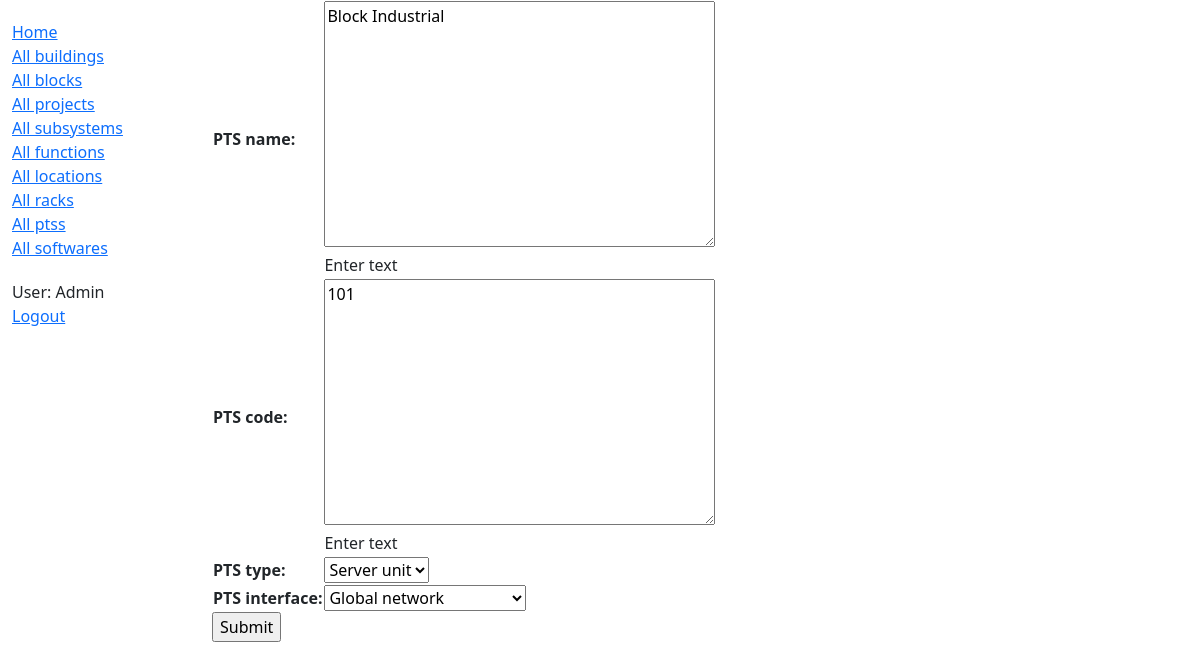
Screenshot of /knowitall/pts/1/update/ (signed in) with the database file from the repository.
### knowitall/models.py (models this page shows, shortened)
class PTS(models.Model):
	PTS_name=models.TextField(help_text="Enter text")
	PTS_code=models.TextField(help_text="Enter text")
	PTS_type=models.ForeignKey('PTS_TYPE', on_delete=models.SET_NULL, null=True)
	PTS_interface=models.ForeignKey('Interface', on_delete=models.SET_NULL, null=True)
	class Meta:
		ordering= ['PTS_name','PTS_code','PTS_type']

### knowitall/views.py (the view)
# urls.py: path('pts/<int:pk>/update/', views.PTSUpdate.as_view(), name='pts-update'),
class PTSUpdate(LoginRequiredMixin, UpdateView):
    model = PTS
    fields = '__all__' # Not recommended (potential security issue if more fields added)

### knowitall/models.py (called while the page is built)
	def __str__(self):
		return self.Interface_name

	def __str__(self):
		return self.PTS_TYPE_name

### knowitall/templates/knowitall/pts_form.html (shortened to what this page needs)
{% extends "base_generic.html" %}
{% block content %}
<form action="" method="post">
    <table>
    {{ form.as_table }}
    </table>
    <input type="submit" value="Submit">
</form>
{% endblock %}

### knowitall/templates/base_generic.html (shortened to what this page needs)
<!DOCTYPE html>
<html lang="en">
<head>
  <link href="https://cdn.jsdelivr.net/npm/bootstrap@5.1.3/dist/css/bootstrap.min.css" rel="stylesheet">
  {% load static %}
  <link rel="stylesheet" href="{% static 'css/styles.css' %}">
</head>
<body>
<div class="container-fluid">
<div class="row">
  <div class="col-sm-2">
  {% block sidebar %}
  <ul class="sidebar-nav">
    <li><a href="{% url 'index' %}">Home</a></li>
    <li><a href="{% url 'buildings' %}">All buildings</a></li>
    <li><a href="{% url 'blocks' %}">All blocks</a></li>
    <li><a href="{% url 'projects' %}">All projects</a></li>
    <li><a href="{% url 'subsystems' %}">All subsystems</a></li>
    <li><a href="{% url 'functions' %}">All functions</a></li>
    <li><a href="{% url 'locations' %}">All locations</a></li>
    <li><a href="{% url 'racks' %}">All racks</a></li>
    <li><a href="{% url 'ptss' %}">All ptss</a></li>
    <li><a href="{% url 'softwares' %}">All softwares</a></li>
  </ul>
  <ul class="sidebar-nav">
   {% if user.is_authenticated %}
     <li>User: {{ user.get_username }}</li>
     <li><a href="{% url 'logout'%}?next={{request.path}}">Logout</a></li>
   {% else %}
     <li><a href="{% url 'login'%}?next={{request.path}}">Login</a></li>
   {% endif %}
  </ul>
{% endblock %}
  </div>
  <div class="col-sm-10 ">
  {% block content %}{% endblock %}
  </div>
</div>
</div>
</body>
</html>

### knowitall/static/css/styles.css (style rules this page uses)
.sidebar-nav { margin-top: 20px; padding: 0; list-style: none; }

### rows the page displays
PTS: PTS_name "Block Industrial", PTS_code "101", PTS_type "Server unit", PTS_interface "Global network"

### other values shown
{{ user.get_username }} "Admin"
